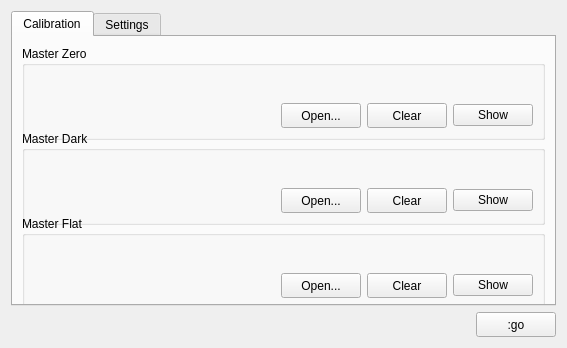
<?xml version="1.0" encoding="UTF-8"?>
<ui version="4.0">
 <class>FormCCDPROC</class>
 <widget class="QWidget" name="FormCCDPROC">
  <property name="geometry">
   <rect>
    <x>0</x>
    <y>0</y>
    <width>567</width>
    <height>348</height>
   </rect>
  </property>
  <property name="minimumSize">
   <size>
    <width>567</width>
    <height>348</height>
   </size>
  </property>
  <property name="windowTitle">
   <string>CCDPROC</string>
  </property>
  <layout class="QGridLayout" name="gridLayout_5">
   <item row="0" column="0" colspan="2">
    <widget class="QTabWidget" name="tabWidget">
     <property name="currentIndex">
      <number>0</number>
     </property>
     <widget class="QWidget" name="tab">
      <attribute name="title">
       <string>Calibration</string>
      </attribute>
      <layout class="QGridLayout" name="gridLayout_6">
       <item row="1" column="0">
        <widget class="QGroupBox" name="groupBox_2">
         <property name="minimumSize">
          <size>
           <width>0</width>
           <height>94</height>
          </size>
         </property>
         <property name="title">
          <string>Master Dark</string>
         </property>
         <layout class="QGridLayout" name="gridLayout_2">
          <item row="1" column="0">
           <spacer name="horizontalSpacer_3">
            <property name="orientation">
             <enum>Qt::Horizontal</enum>
            </property>
            <property name="sizeHint" stdset="0">
             <size>
              <width>407</width>
              <height>20</height>
             </size>
            </property>
           </spacer>
          </item>
          <item row="1" column="2">
           <widget class="QPushButton" name="pushButtonDarkClear">
            <property name="minimumSize">
             <size>
              <width>80</width>
              <height>25</height>
             </size>
            </property>
            <property name="maximumSize">
             <size>
              <width>80</width>
              <height>25</height>
             </size>
            </property>
            <property name="text">
             <string>Clear</string>
            </property>
           </widget>
          </item>
          <item row="1" column="1">
           <widget class="QPushButton" name="pushButtonDarkFile">
            <property name="minimumSize">
             <size>
              <width>80</width>
              <height>25</height>
             </size>
            </property>
            <property name="maximumSize">
             <size>
              <width>80</width>
              <height>25</height>
             </size>
            </property>
            <property name="text">
             <string>Open...</string>
            </property>
           </widget>
          </item>
          <item row="0" column="0" colspan="4">
           <widget class="QLabel" name="labelDarkFile">
            <property name="text">
             <string/>
            </property>
           </widget>
          </item>
          <item row="1" column="3">
           <widget class="QPushButton" name="pushButtonDarkShow">
            <property name="enabled">
             <bool>true</bool>
            </property>
            <property name="text">
             <string>Show</string>
            </property>
           </widget>
          </item>
         </layout>
        </widget>
       </item>
       <item row="0" column="0">
        <widget class="QGroupBox" name="groupBox">
         <property name="minimumSize">
          <size>
           <width>0</width>
           <height>94</height>
          </size>
         </property>
         <property name="title">
          <string>Master Zero</string>
         </property>
         <layout class="QGridLayout" name="gridLayout">
          <item row="1" column="0">
           <spacer name="horizontalSpacer_2">
            <property name="orientation">
             <enum>Qt::Horizontal</enum>
            </property>
            <property name="sizeHint" stdset="0">
             <size>
              <width>407</width>
              <height>20</height>
             </size>
            </property>
           </spacer>
          </item>
          <item row="1" column="3">
           <widget class="QPushButton" name="pushButtonZeroShow">
            <property name="enabled">
             <bool>true</bool>
            </property>
            <property name="text">
             <string>Show</string>
            </property>
           </widget>
          </item>
          <item row="1" column="1">
           <widget class="QPushButton" name="pushButtonZeroFile">
            <property name="minimumSize">
             <size>
              <width>80</width>
              <height>25</height>
             </size>
            </property>
            <property name="maximumSize">
             <size>
              <width>80</width>
              <height>25</height>
             </size>
            </property>
            <property name="text">
             <string>Open...</string>
            </property>
           </widget>
          </item>
          <item row="1" column="2">
           <widget class="QPushButton" name="pushButtonZeroClear">
            <property name="minimumSize">
             <size>
              <width>80</width>
              <height>25</height>
             </size>
            </property>
            <property name="maximumSize">
             <size>
              <width>80</width>
              <height>25</height>
             </size>
            </property>
            <property name="text">
             <string>Clear</string>
            </property>
           </widget>
          </item>
          <item row="0" column="0" colspan="4">
           <widget class="QLabel" name="labelZeroFile">
            <property name="text">
             <string/>
            </property>
           </widget>
          </item>
         </layout>
        </widget>
       </item>
       <item row="2" column="0">
        <widget class="QGroupBox" name="groupBox_3">
         <property name="minimumSize">
          <size>
           <width>0</width>
           <height>94</height>
          </size>
         </property>
         <property name="title">
          <string>Master Flat</string>
         </property>
         <layout class="QGridLayout" name="gridLayout_3">
          <item row="1" column="0">
           <spacer name="horizontalSpacer_4">
            <property name="orientation">
             <enum>Qt::Horizontal</enum>
            </property>
            <property name="sizeHint" stdset="0">
             <size>
              <width>407</width>
              <height>20</height>
             </size>
            </property>
           </spacer>
          </item>
          <item row="1" column="2">
           <widget class="QPushButton" name="pushButtonFlatClear">
            <property name="minimumSize">
             <size>
              <width>80</width>
              <height>25</height>
             </size>
            </property>
            <property name="maximumSize">
             <size>
              <width>80</width>
              <height>25</height>
             </size>
            </property>
            <property name="text">
             <string>Clear</string>
            </property>
           </widget>
          </item>
          <item row="1" column="1">
           <widget class="QPushButton" name="pushButtonFlatFile">
            <property name="minimumSize">
             <size>
              <width>80</width>
              <height>25</height>
             </size>
            </property>
            <property name="maximumSize">
             <size>
              <width>80</width>
              <height>25</height>
             </size>
            </property>
            <property name="text">
             <string>Open...</string>
            </property>
           </widget>
          </item>
          <item row="1" column="3">
           <widget class="QPushButton" name="pushButtonFlatShow">
            <property name="enabled">
             <bool>true</bool>
            </property>
            <property name="text">
             <string>Show</string>
            </property>
           </widget>
          </item>
          <item row="0" column="0" colspan="4">
           <widget class="QLabel" name="labelFlatFile">
            <property name="text">
             <string/>
            </property>
           </widget>
          </item>
         </layout>
        </widget>
       </item>
       <item row="3" column="0">
        <spacer name="verticalSpacer">
         <property name="orientation">
          <enum>Qt::Vertical</enum>
         </property>
         <property name="sizeHint" stdset="0">
          <size>
           <width>17</width>
           <height>5</height>
          </size>
         </property>
        </spacer>
       </item>
      </layout>
     </widget>
     <widget class="QWidget" name="tab_2">
      <attribute name="title">
       <string>Settings</string>
      </attribute>
      <layout class="QGridLayout" name="gridLayout_4">
       <item row="0" column="0">
        <widget class="QLabel" name="label">
         <property name="text">
          <string>Exposure</string>
         </property>
        </widget>
       </item>
       <item row="1" column="0">
        <widget class="QComboBox" name="comboBoxExposureHeader"/>
       </item>
       <item row="2" column="0">
        <widget class="QCheckBox" name="checkBoxForce">
         <property name="text">
          <string>Force</string>
         </property>
        </widget>
       </item>
       <item row="3" column="0">
        <spacer name="verticalSpacer_2">
         <property name="orientation">
          <enum>Qt::Vertical</enum>
         </property>
         <property name="sizeHint" stdset="0">
          <size>
           <width>20</width>
           <height>160</height>
          </size>
         </property>
        </spacer>
       </item>
      </layout>
     </widget>
    </widget>
   </item>
   <item row="1" column="0">
    <spacer name="horizontalSpacer">
     <property name="orientation">
      <enum>Qt::Horizontal</enum>
     </property>
     <property name="sizeHint" stdset="0">
      <size>
       <width>460</width>
       <height>20</height>
      </size>
     </property>
    </spacer>
   </item>
   <item row="1" column="1">
    <widget class="QPushButton" name="pushButtonGO">
     <property name="enabled">
      <bool>true</bool>
     </property>
     <property name="minimumSize">
      <size>
       <width>80</width>
       <height>25</height>
      </size>
     </property>
     <property name="maximumSize">
      <size>
       <width>80</width>
       <height>25</height>
      </size>
     </property>
     <property name="text">
      <string>:go</string>
     </property>
    </widget>
   </item>
  </layout>
 </widget>
 <resources/>
 <connections/>
</ui>
